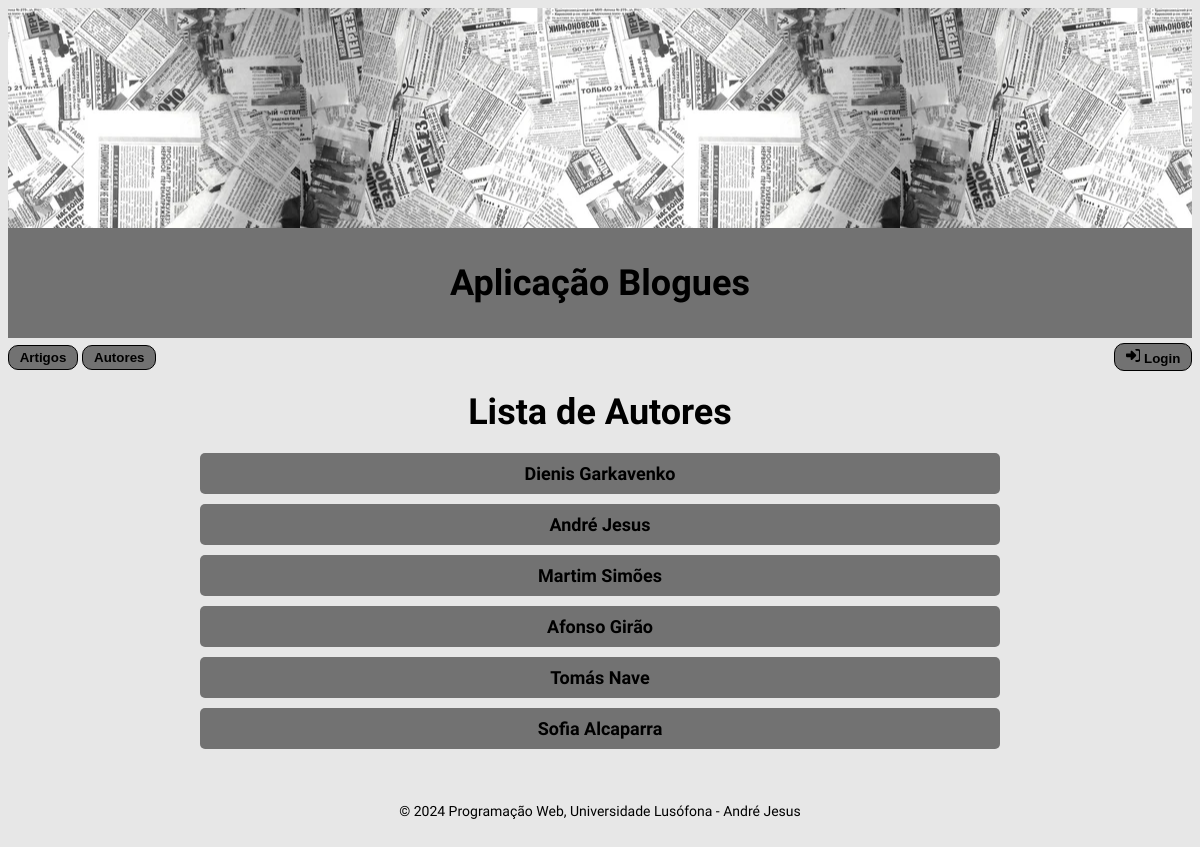
Page /blogues/autores/ on the committed database.
### blogues/models.py (models this page shows)
class Autor(models.Model):
    id = models.AutoField(primary_key = True)
    nome = models.CharField(max_length=100)
    idade = models.IntegerField()
    email = models.URLField(blank=True, null=True)
    foto = models.ImageField(upload_to='autor_photos/' ,null = True, blank = True, default = None)
    def __str__(self):
        return self.nome

### blogues/views.py (the view)
# urls.py: path('autores/', views.autores, name='autores'),
def autores(request):
    userPerm = request.user.groups.filter(name = 'Editores de Artigos').exists() or request.user.is_superuser
    autores = Autor.objects.all()
    return render(request, 'blogues/autores.html', {'autores': autores,'userPerm': userPerm})

### blogues/templates/blogues/autores.html (shortened to what this page needs)
{% extends 'blogues/layout.html' %}
{% block content %}
<div class="container">
    <h2 class="title">Lista de Autores</h2>
    <div class="autoresList">
        {% for autor in autores %}
        <div class="autorItem">
            <a href="{% url 'blogues:autor' autor.id %}" class="nomeAutor">{{ autor }}</a>
        </div>
        {% empty %}
        <p class="noAutores">Não há autores disponíveis.</p>
        {% endfor %}
    </div>
</div>
{% endblock %}

### blogues/static/blogues/estilos.css (style rules this page uses)
body { font-family: "Teko", sans-serif; font-optical-sizing: auto; font-weight: 500; font-style: normal; color: black; font-size: 18px; }
.title { color: black; font-size: 24px; margin: 0; }
.container { max-width: 800px; margin: 0 auto; padding: 20px; }
.title { font-size: 2em; margin-bottom: 20px; text-align: center; }
.autoresList { display: flex; flex-direction: column; gap: 10px; }
.autorItem { background-color: #727272; padding: 10px; border-radius: 5px; transition: background-color 0.3s; display: flex; justify-content: center; align-items: center; gap: 10px; }
.nomeAutor { text-decoration: none; color: #000; font-weight: bold; }

### blogues/templates/blogues/layout.html (style rules this page uses)
body { background: #E7E7E7; }

### rows in the picture
Autor: nome "Dienis Garkavenko"
Autor: nome "André Jesus"
Autor: nome "Martim Simões"
Autor: nome "Afonso Girão"
Autor: nome "Tomás Nave"
Autor: nome "Sofia Alcaparra"
